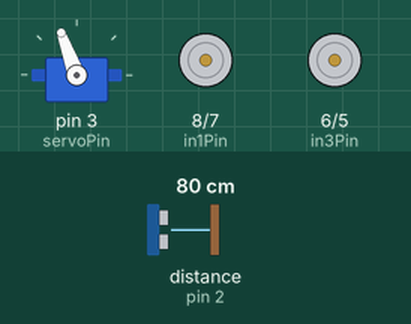
A sketch run on a simulated Arduino Uno, built with avr-gcc and run on an emulated ATmega328P. Parts: servo, motor-driver pin pairs drawn as motors (green arrow = first pin HIGH = forward, orange = second pin HIGH = backward, longer = more drive, scaled by the enable pin). Wiring (inferred from the names in the program): ultrasonic range finder: trigger pin 4; echo pin 2. The inputs (shaded band) are chosen by the test bench; at power-on: distance to the obstacle (sensor on pin 2) 80 cm. The echo pulse lasts 58.3 µs per cm.

Above: at 4.7 s.
6.1 s: distance to the obstacle (sensor on pin 2) set to 34 cm
9.1 s: distance to the obstacle (sensor on pin 2) set to 27 cm
At 10.1 s:
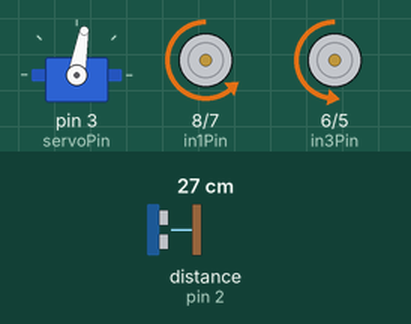
12.1 s: distance to the obstacle (sensor on pin 2) set to 35 cm
At 13.0 s:
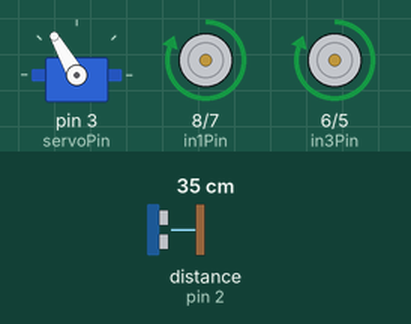
15.1 s: distance to the obstacle (sensor on pin 2) set to 2 cm
At 15.7 s:
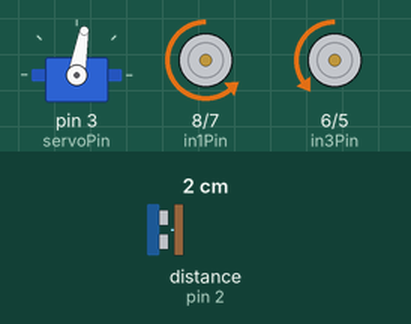
Timing chart, 0 to 19.1 s (numbered marks = the images above; inputs shaded):
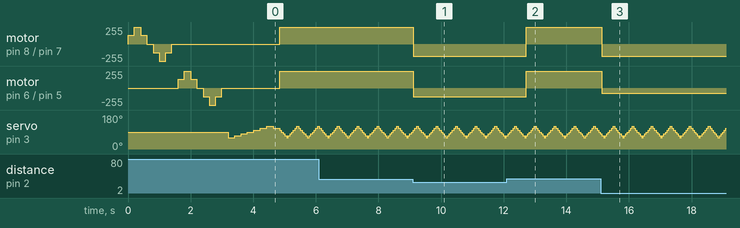

The sketch:

Autonomous_Robot.ino
```cpp
#include <Servo.h>

// Updated Pin Configuration (Your Setup)
const int trigPin = 4;     // HC-SR04 Trig -> D4
const int echoPin = 2;     // HC-SR04 Echo -> D2
const int servoPin = 3;    // Servo signal (yellow) -> D3

// L298N Motor Driver (Your Setup)
const int enAPin = 9;      // Left motor PWM (ENA)
const int in1Pin = 8;      // Left motor direction 1
const int in2Pin = 7;      // Left motor direction 2
const int in3Pin = 6;      // Right motor direction 1
const int in4Pin = 5;      // Right motor direction 2
const int enBPin = 10;     // Right motor PWM (ENB)

// Constants
#define NUMANGLES 7
#define SAFE_DISTANCE 300  // 300mm = 30cm

Servo servo;
enum Motor { LEFT, RIGHT };
unsigned char sensorAngle[NUMANGLES] = {60,70,80,90,100,110,120};
unsigned int distance[NUMANGLES];

void setup() {
  pinMode(trigPin, OUTPUT);
  pinMode(echoPin, INPUT);
  digitalWrite(trigPin, LOW);

  // Motor control pins
  pinMode(enAPin, OUTPUT);
  pinMode(in1Pin, OUTPUT);
  pinMode(in2Pin, OUTPUT);
  pinMode(in3Pin, OUTPUT);
  pinMode(in4Pin, OUTPUT);
  pinMode(enBPin, OUTPUT);

  servo.attach(servoPin);
  servo.write(90);  // Center servo

  // Initial motor test
  testMotors();

  // Initial environment scan
  servo.write(sensorAngle[0]);
  delay(200);
  for (unsigned char i = 0; i < NUMANGLES; i++) {
    readNextDistance();
    delay(200);
  }
}

void loop() {
  readNextDistance();

  // Obstacle detection
  unsigned char tooClose = 0;
  for (unsigned char i = 0; i < NUMANGLES; i++) {
    if (distance[i] < SAFE_DISTANCE) {
      tooClose = 1;
      break;
    }
  }

  if (tooClose) {
    // Avoidance maneuver: Backup and turn left
    go(LEFT, -180);
    go(RIGHT, -80);
  } else {
    // Clear path: Full speed ahead
    go(LEFT, 255);
    go(RIGHT, 255);
  }
  delay(50);
}

// Motor control function
void go(enum Motor m, int speed) {
  if (m == LEFT) {
    digitalWrite(in1Pin, speed > 0 ? HIGH : LOW);
    digitalWrite(in2Pin, speed <= 0 ? HIGH : LOW);
    analogWrite(enAPin, abs(speed));
  } else {
    digitalWrite(in3Pin, speed > 0 ? HIGH : LOW);
    digitalWrite(in4Pin, speed <= 0 ? HIGH : LOW);
    analogWrite(enBPin, abs(speed));
  }
}

// Motor test sequence
void testMotors() {
  static int speed[8] = {128,255,128,0,-128,-255,-128,0};

  // Left motor test
  for (unsigned char i = 0; i < 8; i++) {
    go(LEFT, speed[i]);
    delay(200);
  }

  // Right motor test
  for (unsigned char i = 0; i < 8; i++) {
    go(RIGHT, speed[i]);
    delay(200);
  }
}

// Ultrasonic sensor functions
unsigned int readDistance() {
  digitalWrite(trigPin, HIGH);
  delayMicroseconds(10);
  digitalWrite(trigPin, LOW);
  unsigned long period = pulseIn(echoPin, HIGH);
  return period * 343 / 2000;  // Return distance in mm
}

void readNextDistance() {
  static unsigned char angleIndex = 0;
  static signed char step = 1;

  distance[angleIndex] = readDistance();
  angleIndex += step;

  if (angleIndex == NUMANGLES-1) step = -1;
  else if (angleIndex == 0) step = 1;

  servo.write(sensorAngle[angleIndex]);
}
```

Measured:
- the behaviour switches between 31 and 30 cm on distance to the obstacle (sensor on pin 2) (found by bisection; images 0 and 1)
- after the input at 9.1 s, motor on pin 8 (in1Pin) / pin 7 (in2Pin): forward 255/255 → backward 180/255 at once; motor on pin 6 (in3Pin) / pin 5 (in4Pin): forward 255/255 → backward 128/255 at once
- after the input at 12.1 s, motor on pin 8 (in1Pin) / pin 7 (in2Pin): backward 180/255 → forward 255/255 after 0.62 s; motor on pin 6 (in3Pin) / pin 5 (in4Pin): backward 128/255 → forward 255/255 after 0.62 s
- after the input at 15.1 s, motor on pin 8 (in1Pin) / pin 7 (in2Pin): forward 255/255 → backward 180/255 at once; motor on pin 6 (in3Pin) / pin 5 (in4Pin): forward 255/255 → backward 80/255 at once
- by itself, servo on pin 3 (servoPin): repeats every 0.61 s: 60° 0.05 s, 70° 0.05 s, 80° 0.05 s, 90° 0.05 s, 100° 0.05 s, 110° 0.05 s, 120° 0.05 s, 110° 0.05 s, 100° 0.05 s, 90° 0.05 s, 80° 0.05 s, 70° 0.05 s
